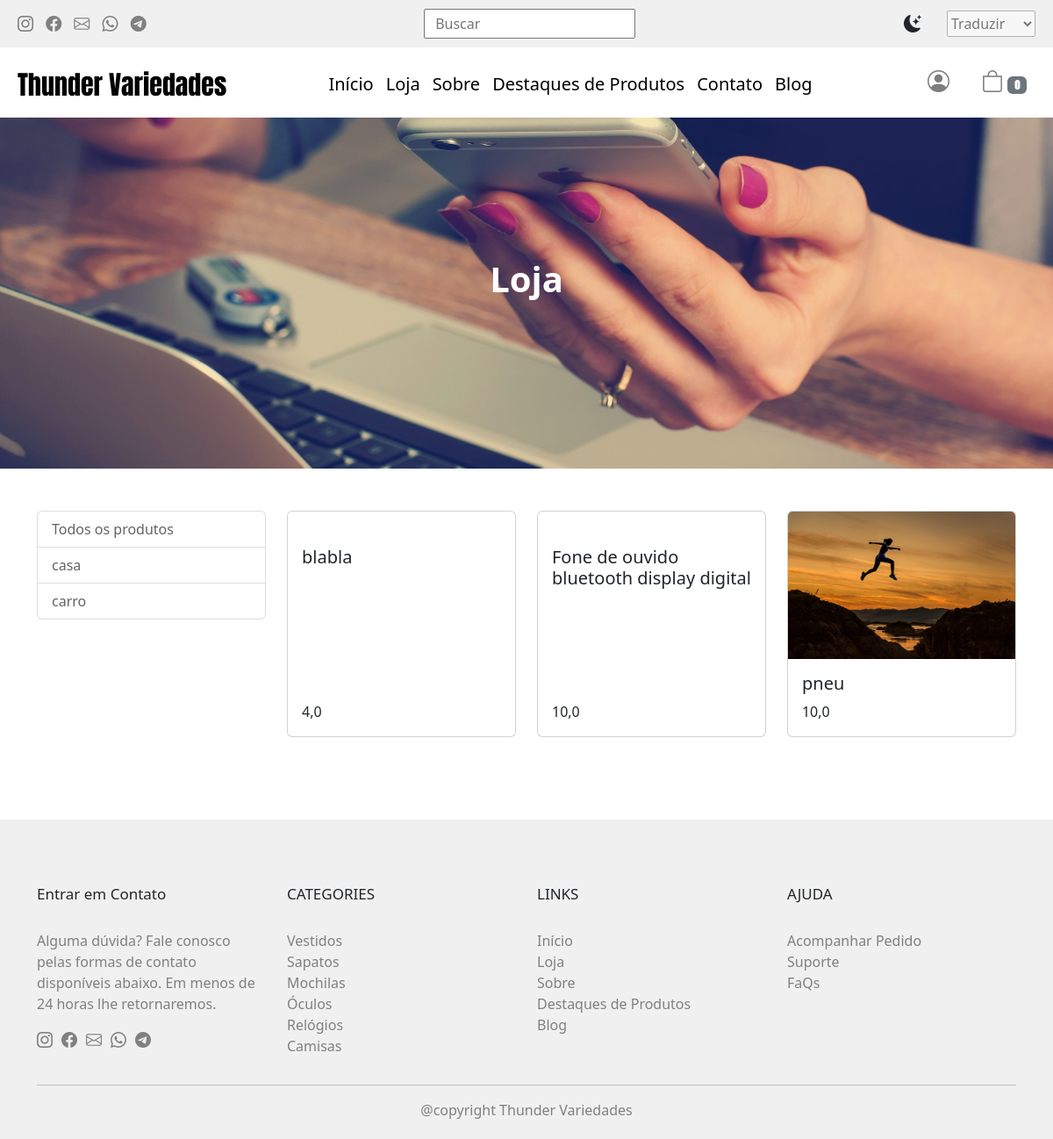
The page /produtos/ on the database as committed earlier.
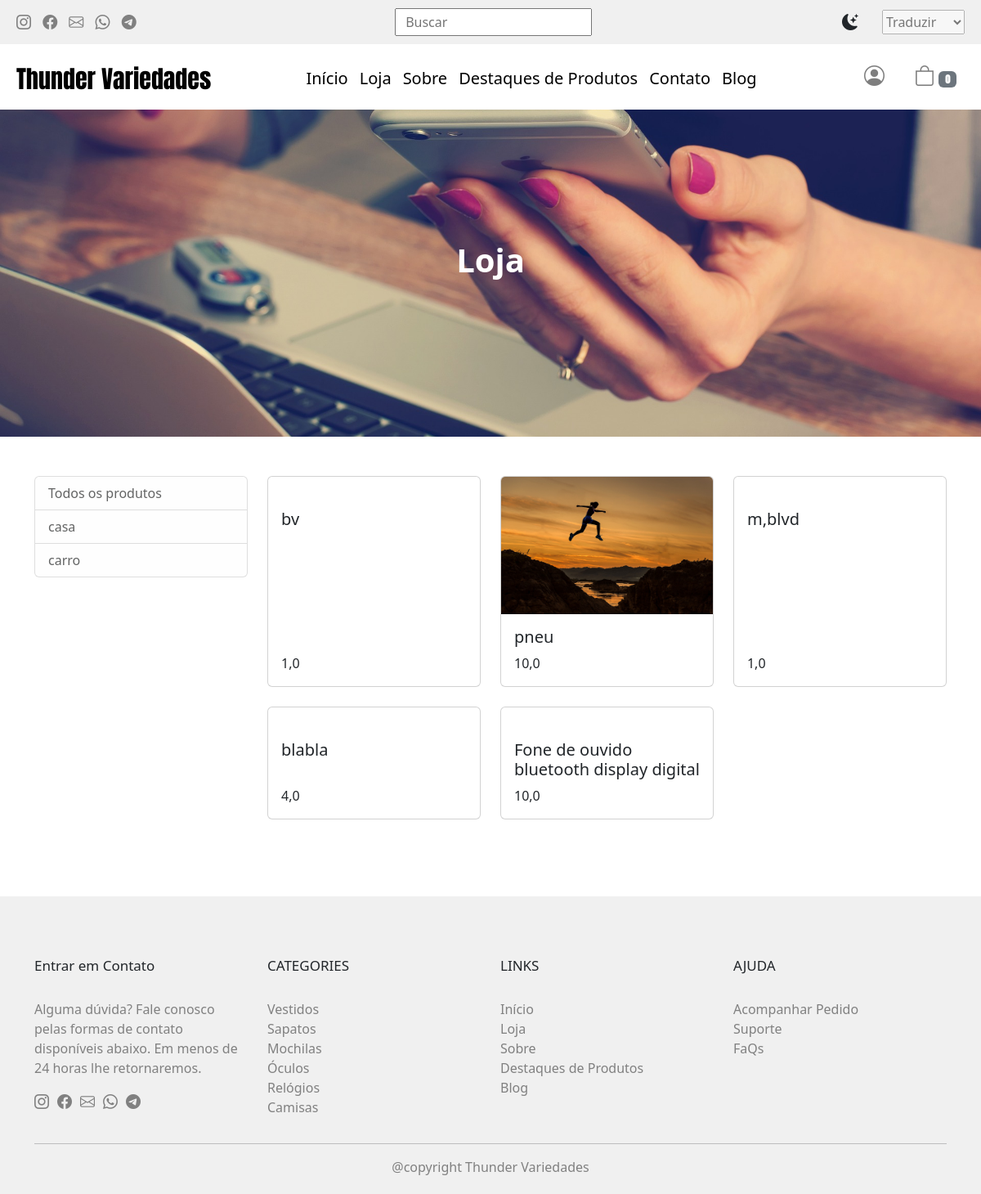
The same page on the database as committed later.
### products/models.py (models this page shows, shortened)
class Category(TimeStampedModel):
    name = models.CharField(max_length=250, unique=True)
    slug = AutoSlugField(unique=True, populate_from='name', always_update=False)

class Product(TimeStampedModel):
    category = models.ForeignKey(
        Category, related_name='products', on_delete=models.CASCADE
    )
    name = models.CharField(max_length=250, blank=False)
    slug = AutoSlugField(unique=True, populate_from='name', always_update=False)
    image = models.ImageField(upload_to='products/%Y/%m/%d', blank=True, default='no_image')
    price = models.FloatField(max_length=10, blank=False)
    description = models.TextField()
    featured = models.BooleanField(default=False)
    is_available = models.BooleanField(default=True)

### products/views.py (the view)
# urls.py: path('produtos/', ProductsPageView.as_view(), name='products'),
class ProductsPageView(ListView):
    paginate_by = 9
    queryset = Product.objects.filter(is_available=True).order_by('-modified')
    context_object_name = 'products'
    template_name = 'store.html'
    def get_context_data(self, **kwargs):
        context = super().get_context_data(**kwargs)
        context['categories'] = Category.objects.all().order_by('-modified')
        return context

### templates/store.html (shortened to what this page needs)
{% extends 'base.html' %}
{% load static %}
{% block content %}
<main>
  <div class="top-banner">
    <h2>Loja</h2>
  </div>
  <div class="container my-5">
    <div class="row">
      <div class="col-4 col-md-3">
        <ul class="list-group mb-3 mb-lg-0">
          <a class="text-decoration-none list-group-item list-group-item-light" href="{% url 'products:products' %}">
            Todos os produtos
          </a>
          {% for category in categories %}
          <a class="text-decoration-none list-group-item list-group-item-light" href="{% url 'products:filter_products' category.slug %}">{{ category.name }}</a>
          {% endfor %}
        </ul>
      </div>
      <div class="col-8 col-md-9">
        <div class="row">
          {% for merchandise in products %}
          <div class="col-sm-12 col-md-6 col-lg-4 mb-4">
            <div class="card h-100">
              <a href="{% url 'products:product_detail' merchandise.slug %}">
                <img class="card-img-top" src="{{ merchandise.image.url }}" alt="">
              </a>
              <div class="card-body d-flex flex-column justify-content-between">
                <a class="text-decoration-none text-dark" href="{% url 'products:product_detail' merchandise.slug %}">
                  <h5 class="card-title">{{ merchandise.name }}</h5>
                </a>
                <a class="text-decoration-none text-dark" href="{% url 'products:product_detail' merchandise.slug %}">
                  <p class="card-text font-weight-bold">{{ merchandise.price }}</p>
                </a>
              </div>
            </div>
          </div>
          {% endfor %}
        </div>
      </div>
    </div>
  </div>
</main>
{% include 'footer.html' %}
{% endblock content %}

Rows that differ between the two databases and show on the page:
added Product: name "bv", price "1,0"
changed Product "pneu": moves up the list
added Product: name "m,blvd", price "1,0"
